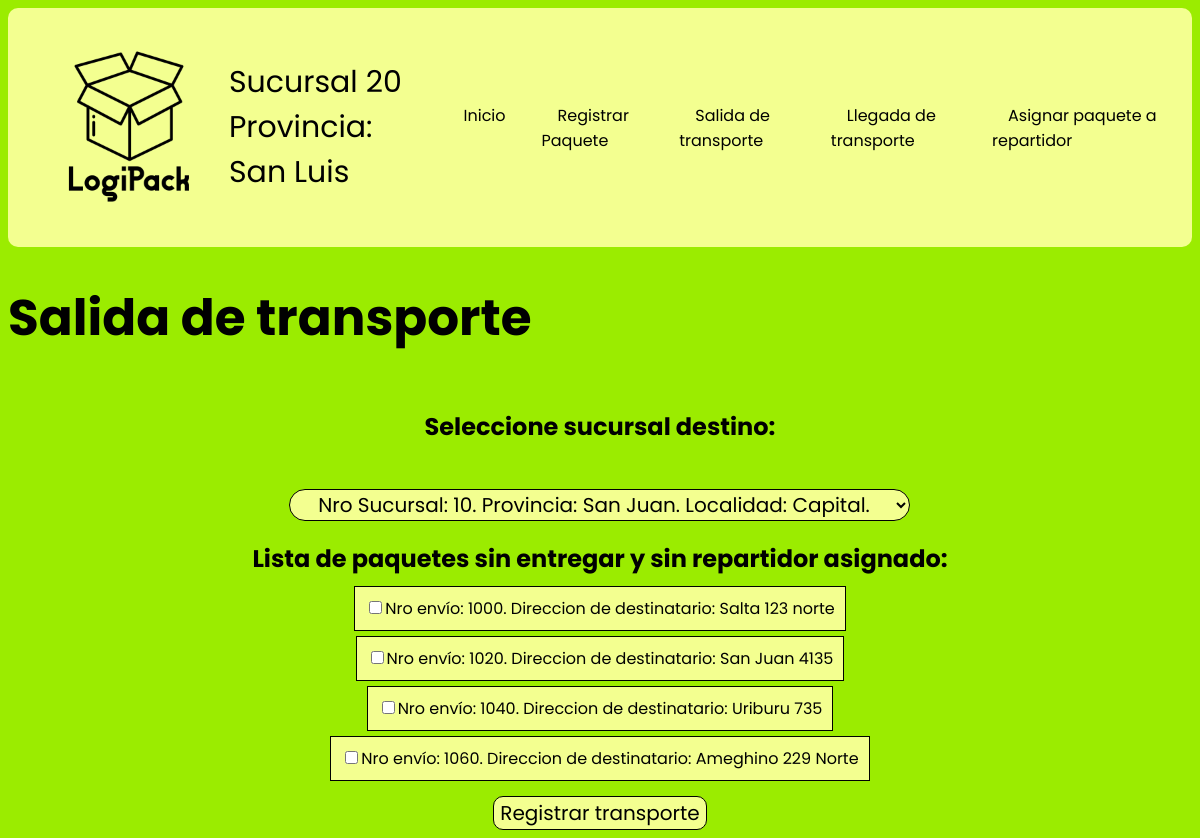
The app's page /despachante2/salida_transporte with its own data.
### models.py (models this page shows)
class Sucursal(db.Model):
    __tablename__ = 'sucursal'
    id = db.Column(db.Integer, primary_key = True)
    numero = db.Column(db.Integer, nullable = False)
    provincia = db.Column(db.String(80), nullable = False)
    localidad = db.Column(db.String(80), nullable = False)
    direccion = db.Column(db.String(120), nullable = False)
    transporte = db.relationship('Transporte', backref = "sucursal")
    paquete = db.relationship('Paquete', backref = "sucursal")
    repartidor = db.relationship('Repartidor', backref = "sucursal")

class Paquete(db.Model):
    __tablename__ = 'paquete'
    id = db.Column(db.Integer, primary_key = True)
    numeroenvio = db.Column(db.Integer, nullable = False)
    peso = db.Column(db.Float, nullable = False)
    nomdestinatario = db.Column(db.String(80), nullable = False)
    dirdestinatario = db.Column(db.String(120), nullable = False)
    entregado = db.Column(db.Boolean, nullable = False)
    observaciones = db.Column(db.Text, nullable = True)
    idsucursal = db.Column(db.Integer, db.ForeignKey('sucursal.id'))
    idtransporte = db.Column(db.Integer, db.ForeignKey('transporte.id'))
    idrepartidor = db.Column(db.Integer, db.ForeignKey('repartidor.id'))
    transporte = db.relationship('Transporte', backref = 'paquete')

### app.py (the view, shortened to what this page needs)
@app.route('/despachante<int:idsucursal>/salida_transporte', methods = ['GET', 'POST'])
def salida_transporte(idsucursal):
    sucursal = Sucursal.query.get(idsucursal)
    return render_template('/salida_transporte.html', sucursales = Sucursal.query.order_by(Sucursal.numero).all(), sucursal = sucursal, idsucursal = idsucursal, paquetes = Paquete.query.order_by(Paquete.id).all())

### templates/salida_transporte.html (shortened to what this page needs)
{% extends "base_template.html" %}
{% block content %}
    <h1>Salida de transporte</h1>
    <div class="transporte">
        <form action="{{ url_for('salida_transporte', idsucursal = idsucursal, sucursal = sucursal) }}" method="post" class="container">
            <h2>Seleccione sucursal destino:</h2><br>
            <select name="sucursal" id="sucursal">
                {% for sucursal in sucursales %}
                    <option value="{{ sucursal.id }}">Nro Sucursal: {{ sucursal.numero }}. Provincia: {{ sucursal.provincia }}. Localidad: {{ sucursal.localidad }}.</option>
                {% endfor %}
            </select>
            <h2>Lista de paquetes sin entregar y sin repartidor asignado:</h2>
            {% for paquete in paquetes %}
                {% if paquete.entregado == 0 and paquete.idrepartidor == 0 %}
                    <label>
                        <input type="checkbox" name="paquete_id" value="{{ paquete.id }}">Nro envío: {{ paquete.numeroenvio }}. Direccion de destinatario: {{ paquete.dirdestinatario }}
                    </label><br><br>
                {% endif %}
            {% endfor %}
            <button type="submit">Registrar transporte</button>
        </form>
    </div>
{% endblock %}

### templates/base_template.html (shortened to what this page needs)
<!DOCTYPE html>
<html lang="es">
<head>
    <link rel="stylesheet" href="{{url_for('static', filename= 'css/estilos.css')}}">
</head>
<body>
    <header>
        <a href="{{ url_for('inicio') }}"><img src="/static/img/LogiPack_transparent.png" alt="Logo de LogiPack" height="200px" width="200px"></a>
        <p>Sucursal {{ sucursal.numero }}<br>Provincia: {{ sucursal.provincia }}</p>
        <nav>
            <ul>
                <li><a href="{{ url_for('despachante', idsucursal = sucursal.id) }}">Inicio</a></li>
                <li><a href="{{ url_for('registrar_paquete', idsucursal = sucursal.id) }}">Registrar Paquete</a></li>
                <li><a href="{{ url_for('salida_transporte', idsucursal = sucursal.id) }}">Salida de transporte</a></li>
                <li><a href="{{ url_for('llegada_transporte', idsucursal = sucursal.id) }}">Llegada de transporte</a></li>
                <li><a href="{{ url_for('asignar_repartidor', idsucursal = sucursal.id) }}">Asignar paquete a repartidor</a></li>
            </ul>
        </nav>
    </header>
    <main>
        {% block content %} {% endblock %}
    </main>
</body>
</html>

### static/css/estilos.css (style rules this page uses)
header { background-color: #F3FF90; color: black; padding: 15px 20px; display: flex; justify-content: space-between; align-items: center; border: 1px solid transparent; border-radius: 10px; }
header p { font-size: 30px; }
body { font-family: 'Poppins'; background-color: #9BEC00; }
h1 { font-size: 50px; }
header img { margin: 0; }
nav ul { list-style: none; margin: 0; padding: 0; display: flex; justify-self: center; }
nav ul li { margin-left: 20px; }
nav ul li a { text-decoration: none; color: black; padding: 10px 15px; border: 1px solid transparent; border-radius: 100px; transition: background-color 0.3s, border 0.3s, color 0.3s; }
.transporte { display: flex; justify-content: center; text-align: center; }
select { border: 1px solid; border-radius: 25px; background-color: #F3FF90; text-align: center; font-size: 20px; font-family: 'Poppins'; }
button { border: 1px solid; border-radius: 10px; background-color: #F3FF90; font-size: 20px; font-family: 'Poppins'; transition: background-color 0.3s, border 0.3s, color 0.3s; }
label { border: 1px solid black; background-color: #F3FF90; padding: 10px; text-align: right; transition: background-color 0.3s; }

### records on screen
Sucursal: numero "20", provincia "San Luis"
Paquete: numeroenvio "1000", dirdestinatario "Salta 123 norte"
Paquete: numeroenvio "1020", dirdestinatario "San Juan 4135"
Paquete: numeroenvio "1040", dirdestinatario "Uriburu 735"
Paquete: numeroenvio "1060", dirdestinatario "Ameghino 229 Norte"
